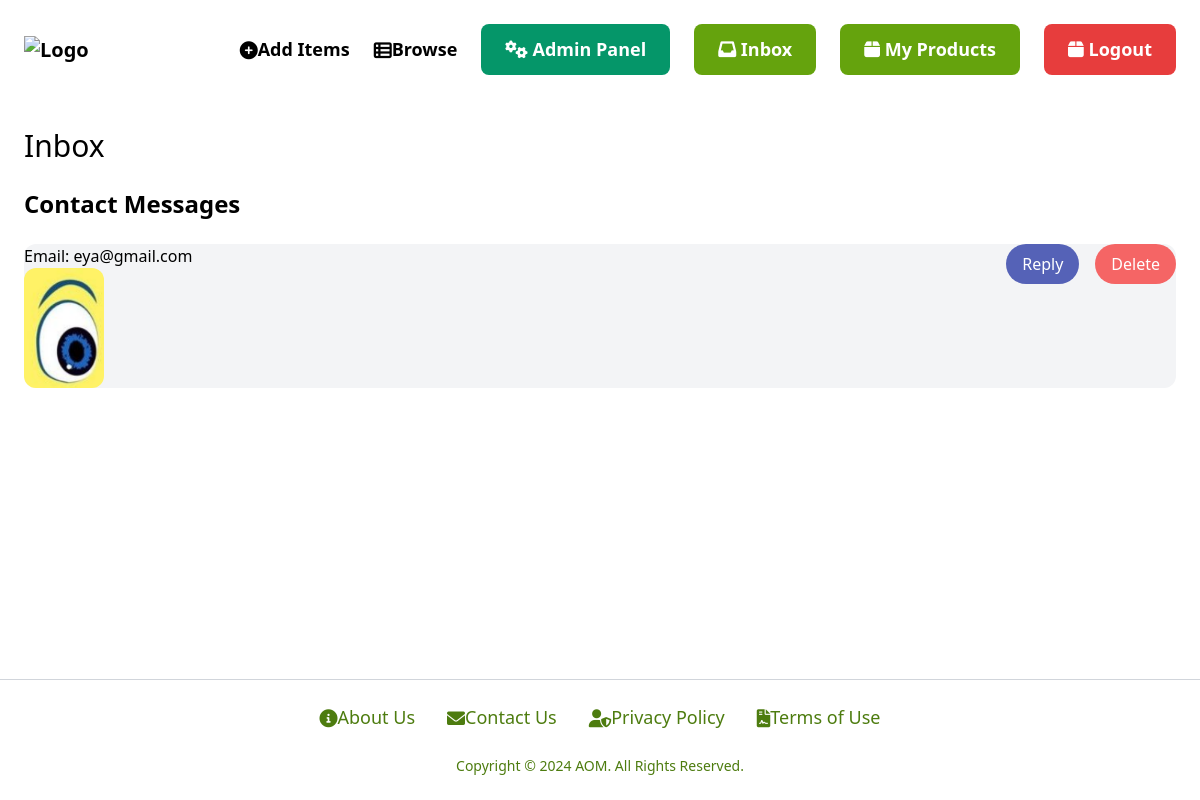
The app's page /inbox/ (signed in) with its own data.
### inbox/models.py (models this page shows)
class Conversation(models.Model):
    item = models.ForeignKey(Item, related_name='conversations', on_delete=models.CASCADE)
    contact_message = models.ForeignKey(ContactModel, on_delete=models.CASCADE)
    members = models.ManyToManyField(User, related_name='conversations')
    created_at = models.DateTimeField(auto_now_add=True)
    modified_at = models.DateTimeField(auto_now=True)
    class Meta:
        ordering = ('-modified_at',)

### core/models.py (models this page shows, shortened)
class ContactModel(models.Model):
    first_name = models.CharField(max_length=100, null=False)
    last_name = models.CharField(max_length=100)
    email = models.EmailField()
    message = models.TextField()
    user = models.ForeignKey(User, on_delete=models.SET_NULL, null=True, blank=True, related_name="messages_sent")  # Sender
    sent_at = models.DateTimeField(auto_now_add=True)

### item/models.py (models this page shows, shortened)
class Item(models.Model):
    category = models.ForeignKey(Category, related_name='items', on_delete=models.CASCADE)
    name = models.CharField(max_length=225)
    description = models.TextField(blank=True, null=True)
    price = models.FloatField()
    image = models.ImageField(upload_to='item_images', blank=True, null=False)
    is_sold = models.BooleanField(default=False)
    created_by = models.ForeignKey(User, related_name='items', on_delete=models.CASCADE)
    created_at = models.DateTimeField(auto_now_add=True)

### inbox/views.py (the view)
# urls.py: path('inbox/', include('inbox.urls')),
@login_required
def inbox(request):
    contact_conversations = Conversation.objects.filter(members=request.user)
    return render(request, 'conversation/inbox.html', {
        'contact_conversations': contact_conversations,
    })

### inbox/templates/conversation/inbox.html (shortened to what this page needs)
{% extends 'core/../../../core/templates/core/base.html' %}
{% block content %}
<h1 class="mb-6 text-3xl">Inbox</h1>
<div class="space-y-6">
    <h2 class="text-2xl font-bold">Contact Messages</h2>
    {% if contact_conversations %}
        {% for conversation in contact_conversations %}
            <div class="p- flex bg-gray-100 rounded-xl cursor-pointer">
                <div class="flex-grow" onclick="openModal('{{ conversation.contact_message.first_name }} {{ conversation.contact_message.last_name }}', '{{ conversation.contact_message.email }}', '{{ conversation.contact_message.message }}')">
                    <div>
                        <p>Email: {{ conversation.contact_message.email }}</p>
                        <img src="{{ conversation.item.image.url }}" class="w-20 rounded-xl">
                    </div>
                </div>
                <form action="{% url 'inbox:detail' conversation.id %}" method="get" style="display: inline;">
                    <button type="submit" class="reply-button">Reply</button>
                </form>
                    <form action="{% url 'inbox:delete_contact_message' contact_id=conversation.contact_message.id %}" method="POST" onsubmit="return confirm('Are you sure you want to delete this message?');">
                    <button type="submit" class="delete-button">Delete</button>
                  </form>
            </div>
        {% empty %}
            <p>No contact messages found.</p>
        {% endfor %}
    {% else %}
        <p>No contact messages found.</p>
    {% endif %}
</div>
{% endblock %}

### core/templates/core/base.html (style rules this page uses)
body { background-image: url('https://scontent.xx.fbcdn.net/v/t1.15752-9/462544626_536224996014176_3166878057817183399_n.png?stp=dst-png_s552x414&_nc_cat=104&ccb=1-7&_nc_sid=0024fc&_nc_eui2=AeG2SPv0FFM_7fu66ZsbfhaQBlKGJYcZdJUGUoYlhxl0lTYmtNPKT2CKpcnAxSaRbuCTbeXsJuZtwyUU8cCJGQQi&_nc_ohc=IJ3eMW7SUnIQ7kNvgEE4L9u&_nc_ad=z-m&_nc_cid=0&_nc_zt=23&_nc_ht=scontent.xx&_nc_gid=ASZmw1G-qUYM1wyD3LnhHLX&oh=03_Q7cD1QFdOqNPi8zLx3t630vPs2denqAG81u7zx780m0m05UyYQ&oe=673C9121'); background-size: cover; background-repeat: no-repeat; background-attachment: fixed; height: 100%; margin: 0; display: flex; flex-direction: column; }
body { flex: 1; }

### inbox/templates/conversation/inbox.html (style rules this page uses)
.reply-button, .delete-button { padding: 0.5rem 1rem; border-radius: 1.5rem; transition: background-color 0.2s; margin-left: 1rem; }
.reply-button { background-color: #5562b7; color: white; }
.delete-button { background-color: #f56565; color: white; }

### records on screen
Conversation: contact_message.email "eya@gmail.com", item.image (picture)
